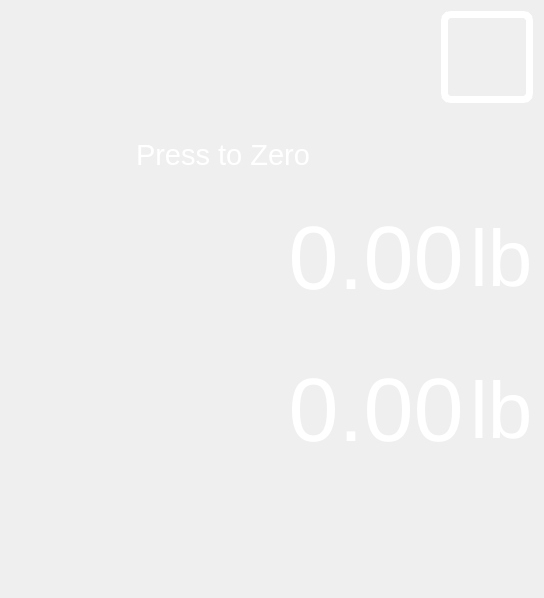
<?xml version="1.0" encoding="UTF-8"?>
<ui version="4.0">
 <class>MainWindow</class>
 <widget class="QMainWindow" name="MainWindow">
  <property name="geometry">
   <rect>
    <x>0</x>
    <y>0</y>
    <width>544</width>
    <height>598</height>
   </rect>
  </property>
  <property name="sizePolicy">
   <sizepolicy hsizetype="Fixed" vsizetype="Fixed">
    <horstretch>0</horstretch>
    <verstretch>0</verstretch>
   </sizepolicy>
  </property>
  <property name="maximumSize">
   <size>
    <width>544</width>
    <height>800</height>
   </size>
  </property>
  <property name="windowTitle">
   <string>SlicerUI</string>
  </property>
  <property name="styleSheet">
   <string notr="true">QWidget #centralWidget{
	background-color:transparent
}</string>
  </property>
  <widget class="QWidget" name="centralWidget">
   <layout class="QVBoxLayout" name="verticalLayout_2" stretch="1,0,2,2,2">
    <item>
     <layout class="QHBoxLayout" name="headerLayout">
      <item>
       <layout class="QHBoxLayout" name="logo">
        <item>
         <spacer name="logoSpacerLeft">
          <property name="orientation">
           <enum>Qt::Horizontal</enum>
          </property>
          <property name="sizeHint" stdset="0">
           <size>
            <width>40</width>
            <height>20</height>
           </size>
          </property>
         </spacer>
        </item>
        <item>
         <widget class="QLabel" name="m_plogo">
          <property name="enabled">
           <bool>true</bool>
          </property>
          <property name="minimumSize">
           <size>
            <width>0</width>
            <height>92</height>
           </size>
          </property>
          <property name="maximumSize">
           <size>
            <width>240</width>
            <height>92</height>
           </size>
          </property>
          <property name="text">
           <string/>
          </property>
          <property name="pixmap">
           <pixmap resource="resources.qrc">:/images/logo</pixmap>
          </property>
          <property name="scaledContents">
           <bool>false</bool>
          </property>
         </widget>
        </item>
        <item>
         <spacer name="logoSpacerRight">
          <property name="orientation">
           <enum>Qt::Horizontal</enum>
          </property>
          <property name="sizeHint" stdset="0">
           <size>
            <width>40</width>
            <height>20</height>
           </size>
          </property>
         </spacer>
        </item>
       </layout>
      </item>
      <item>
       <widget class="QLabel" name="m_pIncrementModeIcon">
        <property name="minimumSize">
         <size>
          <width>92</width>
          <height>92</height>
         </size>
        </property>
        <property name="maximumSize">
         <size>
          <width>92</width>
          <height>92</height>
         </size>
        </property>
        <property name="text">
         <string notr="true"/>
        </property>
       </widget>
      </item>
      <item>
       <widget class="QPushButton" name="btnHome">
        <property name="minimumSize">
         <size>
          <width>92</width>
          <height>92</height>
         </size>
        </property>
        <property name="maximumSize">
         <size>
          <width>92</width>
          <height>92</height>
         </size>
        </property>
        <property name="focusPolicy">
         <enum>Qt::NoFocus</enum>
        </property>
        <property name="text">
         <string/>
        </property>
        <property name="icon">
         <iconset resource="resources.qrc">
          <normaloff>:/images/res/home2.png</normaloff>
          <normalon>:/images/res/home2.png</normalon>:/images/res/home2.png</iconset>
        </property>
        <property name="iconSize">
         <size>
          <width>80</width>
          <height>80</height>
         </size>
        </property>
        <property name="flat">
         <bool>true</bool>
        </property>
       </widget>
      </item>
      <item>
       <widget class="QPushButton" name="btnMenu">
        <property name="minimumSize">
         <size>
          <width>92</width>
          <height>92</height>
         </size>
        </property>
        <property name="maximumSize">
         <size>
          <width>92</width>
          <height>92</height>
         </size>
        </property>
        <property name="focusPolicy">
         <enum>Qt::NoFocus</enum>
        </property>
        <property name="styleSheet">
         <string notr="true">QPushButton#btnMenu{
	background-color:transparent;
	color:white;
	border-width:7px;
	border-radius:10px;
	border-style:inset;
	border-color:white;
}

QPushButton#btnMenu:pressed{
	background-color:grey;
	color:black;
	border-width:7px;
	border-radius:10px;
	border-style:inset;
	border-color:black;
}</string>
        </property>
        <property name="text">
         <string/>
        </property>
        <property name="iconSize">
         <size>
          <width>80</width>
          <height>80</height>
         </size>
        </property>
        <property name="flat">
         <bool>true</bool>
        </property>
       </widget>
      </item>
     </layout>
    </item>
    <item>
     <layout class="QHBoxLayout" name="horizontalLayout_4">
      <item>
       <widget class="QLabel" name="m_pInstructText">
        <property name="maximumSize">
         <size>
          <width>16777215</width>
          <height>92</height>
         </size>
        </property>
        <property name="font">
         <font>
          <pointsize>22</pointsize>
          <weight>50</weight>
          <italic>false</italic>
          <bold>false</bold>
          <kerning>true</kerning>
         </font>
        </property>
        <property name="styleSheet">
         <string notr="true">color: white</string>
        </property>
        <property name="text">
         <string>&lt;html&gt;&lt;head/&gt;&lt;body&gt;&lt;p&gt;Press to Zero&lt;/p&gt;&lt;/body&gt;&lt;/html&gt;</string>
        </property>
        <property name="textFormat">
         <enum>Qt::AutoText</enum>
        </property>
        <property name="alignment">
         <set>Qt::AlignCenter</set>
        </property>
       </widget>
      </item>
      <item>
       <widget class="QPushButton" name="btn30sec">
        <property name="minimumSize">
         <size>
          <width>92</width>
          <height>92</height>
         </size>
        </property>
        <property name="maximumSize">
         <size>
          <width>92</width>
          <height>92</height>
         </size>
        </property>
        <property name="sizeIncrement">
         <size>
          <width>0</width>
          <height>0</height>
         </size>
        </property>
        <property name="text">
         <string notr="true"/>
        </property>
        <property name="icon">
         <iconset resource="resources.qrc">
          <normaloff>:/res/30SecTimeoutEnabled.png</normaloff>
          <normalon>:/res/30SecTimeoutEnabled.png</normalon>:/res/30SecTimeoutEnabled.png</iconset>
        </property>
        <property name="iconSize">
         <size>
          <width>80</width>
          <height>80</height>
         </size>
        </property>
        <property name="shortcut">
         <string notr="true"/>
        </property>
        <property name="checkable">
         <bool>false</bool>
        </property>
        <property name="flat">
         <bool>true</bool>
        </property>
       </widget>
      </item>
     </layout>
    </item>
    <item>
     <layout class="QHBoxLayout" name="weightLayout">
      <property name="sizeConstraint">
       <enum>QLayout::SetFixedSize</enum>
      </property>
      <item>
       <layout class="QHBoxLayout" name="horizontalLayout">
        <item>
         <widget class="QLabel" name="m_pWeightIcon">
          <property name="minimumSize">
           <size>
            <width>92</width>
            <height>92</height>
           </size>
          </property>
          <property name="maximumSize">
           <size>
            <width>92</width>
            <height>92</height>
           </size>
          </property>
          <property name="styleSheet">
           <string notr="true"/>
          </property>
          <property name="text">
           <string notr="true"/>
          </property>
          <property name="pixmap">
           <pixmap resource="resources.qrc">:/images/weightIcon</pixmap>
          </property>
          <property name="scaledContents">
           <bool>true</bool>
          </property>
         </widget>
        </item>
       </layout>
      </item>
      <item>
       <spacer name="horizontalSpacer">
        <property name="orientation">
         <enum>Qt::Horizontal</enum>
        </property>
        <property name="sizeHint" stdset="0">
         <size>
          <width>40</width>
          <height>20</height>
         </size>
        </property>
       </spacer>
      </item>
      <item>
       <widget class="QLabel" name="m_pCurrentLabel">
        <property name="styleSheet">
         <string notr="true">font: 90px; color: white</string>
        </property>
        <property name="text">
         <string notr="true">0.00</string>
        </property>
        <property name="alignment">
         <set>Qt::AlignCenter</set>
        </property>
       </widget>
      </item>
      <item>
       <widget class="QLabel" name="m_pCurrentUnitLabel">
        <property name="styleSheet">
         <string notr="true">font: 80px; color: white</string>
        </property>
        <property name="text">
         <string>lb</string>
        </property>
       </widget>
      </item>
     </layout>
    </item>
    <item>
     <layout class="QHBoxLayout" name="setpointLayout">
      <property name="sizeConstraint">
       <enum>QLayout::SetFixedSize</enum>
      </property>
      <item>
       <layout class="QVBoxLayout" name="verticalLayout">
        <item>
         <widget class="QPushButton" name="m_pUpIcon">
          <property name="sizePolicy">
           <sizepolicy hsizetype="Minimum" vsizetype="Minimum">
            <horstretch>92</horstretch>
            <verstretch>92</verstretch>
           </sizepolicy>
          </property>
          <property name="minimumSize">
           <size>
            <width>92</width>
            <height>92</height>
           </size>
          </property>
          <property name="text">
           <string notr="true"/>
          </property>
          <property name="icon">
           <iconset resource="resources.qrc">
            <normaloff>:/images/res/upArrow.png</normaloff>
            <activeoff>:/images/res/upArrow.png</activeoff>
            <activeon>:/images/res/upArrow.png</activeon>
            <selectedoff>:/images/res/upArrow.png</selectedoff>:/images/res/upArrow.png</iconset>
          </property>
          <property name="iconSize">
           <size>
            <width>92</width>
            <height>92</height>
           </size>
          </property>
          <property name="autoRepeat">
           <bool>true</bool>
          </property>
          <property name="autoRepeatInterval">
           <number>50</number>
          </property>
          <property name="flat">
           <bool>true</bool>
          </property>
         </widget>
        </item>
        <item>
         <spacer name="verticalSpacer">
          <property name="orientation">
           <enum>Qt::Vertical</enum>
          </property>
          <property name="sizeHint" stdset="0">
           <size>
            <width>20</width>
            <height>40</height>
           </size>
          </property>
         </spacer>
        </item>
        <item>
         <widget class="QPushButton" name="m_pDownIcon">
          <property name="sizePolicy">
           <sizepolicy hsizetype="Minimum" vsizetype="Minimum">
            <horstretch>92</horstretch>
            <verstretch>92</verstretch>
           </sizepolicy>
          </property>
          <property name="minimumSize">
           <size>
            <width>92</width>
            <height>92</height>
           </size>
          </property>
          <property name="text">
           <string notr="true"/>
          </property>
          <property name="icon">
           <iconset resource="resources.qrc">
            <normaloff>:/images/res/downArrow.png</normaloff>:/images/res/downArrow.png</iconset>
          </property>
          <property name="iconSize">
           <size>
            <width>92</width>
            <height>92</height>
           </size>
          </property>
          <property name="autoRepeat">
           <bool>true</bool>
          </property>
          <property name="autoRepeatInterval">
           <number>50</number>
          </property>
          <property name="flat">
           <bool>true</bool>
          </property>
         </widget>
        </item>
       </layout>
      </item>
      <item>
       <spacer name="horizontalSpacer_2">
        <property name="orientation">
         <enum>Qt::Horizontal</enum>
        </property>
        <property name="sizeHint" stdset="0">
         <size>
          <width>40</width>
          <height>20</height>
         </size>
        </property>
       </spacer>
      </item>
      <item>
       <widget class="QLabel" name="m_pSetpointLabel">
        <property name="sizePolicy">
         <sizepolicy hsizetype="Fixed" vsizetype="Fixed">
          <horstretch>0</horstretch>
          <verstretch>0</verstretch>
         </sizepolicy>
        </property>
        <property name="styleSheet">
         <string notr="true">font: 90px; color: white</string>
        </property>
        <property name="text">
         <string notr="true">0.00</string>
        </property>
        <property name="alignment">
         <set>Qt::AlignCenter</set>
        </property>
       </widget>
      </item>
      <item>
       <widget class="QLabel" name="m_pSetpointUnitLabel">
        <property name="sizePolicy">
         <sizepolicy hsizetype="Fixed" vsizetype="Fixed">
          <horstretch>0</horstretch>
          <verstretch>0</verstretch>
         </sizepolicy>
        </property>
        <property name="styleSheet">
         <string notr="true">font: 80px; color: white</string>
        </property>
        <property name="text">
         <string>lb</string>
        </property>
        <property name="margin">
         <number>0</number>
        </property>
       </widget>
      </item>
     </layout>
    </item>
    <item>
     <widget class="QWidget" name="speedkeys" native="true">
      <property name="autoFillBackground">
       <bool>false</bool>
      </property>
     </widget>
    </item>
   </layout>
  </widget>
 </widget>
 <layoutdefault spacing="6" margin="11"/>
 <resources>
  <include location="resources.qrc"/>
 </resources>
 <connections/>
</ui>
